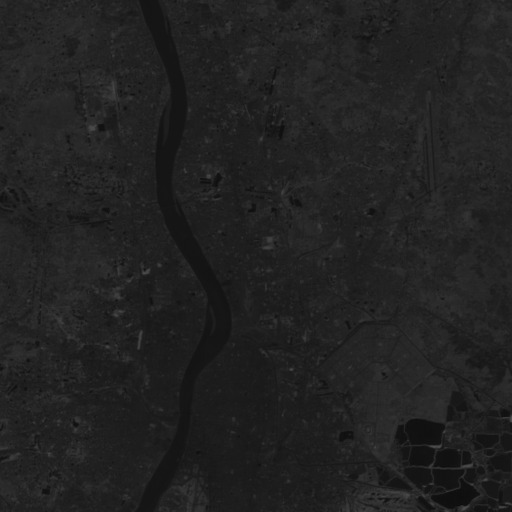
#> input picture Py_Sem_2/DataMining/frame2.jpg, 512 x 512 px
$ python KmeanOnImg.py
#> lines starting #> are read from the running program, lines starting #| are printed output that depends on the picture; after the words box and inside, x2 and y2 are one past the last pixel; in counts of white or black regions, pixels touching at a corner belong together
# -*- coding: utf-8 -*-
"""
Created on Thu Mar 11 11:56:14 2021

@author: vishal
"""

import cv2
import numpy as np
import matplotlib.pyplot as plt

# read the image
image = cv2.imread("frame2.jpg")
#> image is the input picture: shape (512, 512, 3); min 10, max 78, mean 33.6

# convert to RGB
image = cv2.cvtColor(image, cv2.COLOR_BGR2RGB)

# reshape the image to a 2D array of pixels and 3 color values (RGB)
pixel_values = image.reshape((-1, 3))
# convert to float
pixel_values = np.float32(pixel_values)


print(pixel_values.shape)
#| (262144, 3)

# define stopping criteria
criteria = (cv2.TERM_CRITERIA_EPS + cv2.TERM_CRITERIA_MAX_ITER, 100, 0.2)

_, labels, (centers) = cv2.kmeans(pixel_values, 2, None, criteria, 10, cv2.KMEANS_RANDOM_CENTERS)
#> centers = [[29.44, 29.44, 29.44], [38.98, 38.98, 38.98]]

# convert back to 8 bit values
centers = np.uint8(centers)
#> centers = [[29, 29, 29], [38, 38, 38]]

# flatten the labels array
labels = labels.flatten()

# convert all pixels to the color of the centroids
segmented_image = centers[labels.flatten()]

# reshape back to the original image dimension
segmented_image = segmented_image.reshape(image.shape)
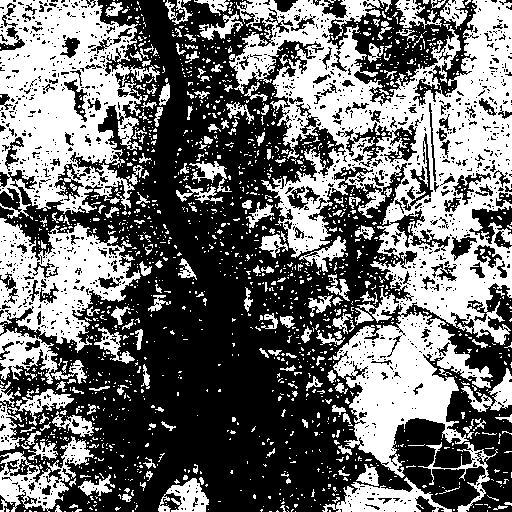
#> segmented_image: shape (512, 512, 3); values 29 (black) and 38 (white), 43.4% white; 1738 white regions (1534 under 20 px), largest, box (x1, y1, x2, y2) and area: (229, 0, 512, 478) 53171, (0, 0, 160, 219) 20017, (0, 218, 141, 353) 9077
# show the image
plt.imshow(segmented_image)
plt.show()

# disable only the cluster number 2 (turn the pixel into black)
masked_image = np.copy(image)
# convert to the shape of a vector of pixel values
masked_image = masked_image.reshape((-1, 3))
# color (i.e cluster) to disable
cluster = 2
masked_image[labels == cluster] = [0, 0, 0]
# convert back to original shape
masked_image = masked_image.reshape(image.shape)
# show the image
plt.imshow(masked_image)
plt.show()

$ run again, with Py_Sem_2/DataMining/frame1.jpg copied over Py_Sem_2/DataMining/frame2.jpg
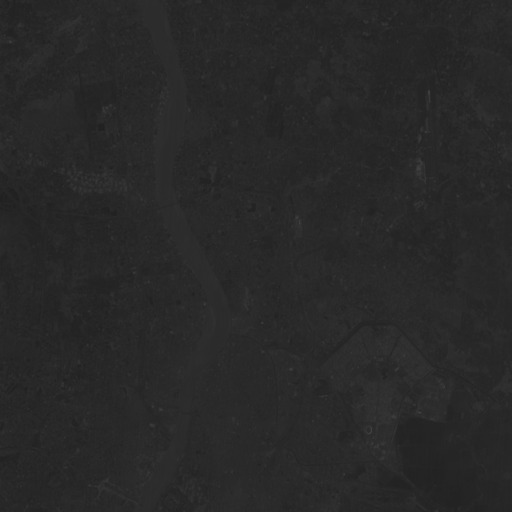
#> input picture Py_Sem_2/DataMining/frame1.jpg, 512 x 512 px
#> image is the input picture: shape (512, 512, 3); min 31, max 66, mean 40.6
#| (262144, 3)
#> `_, labels, (centers) = cv2.kmeans(pixel_values, 2, None, criteria, 10,..`: centers = [[38.53, 38.53, 38.53], [42.76, 42.76, 42.76]]
#> `centers = np.uint8(centers)`: centers = [[38, 38, 38], [42, 42, 42]]
#> `segmented_image = segmented_image.reshape(image.shape)`:
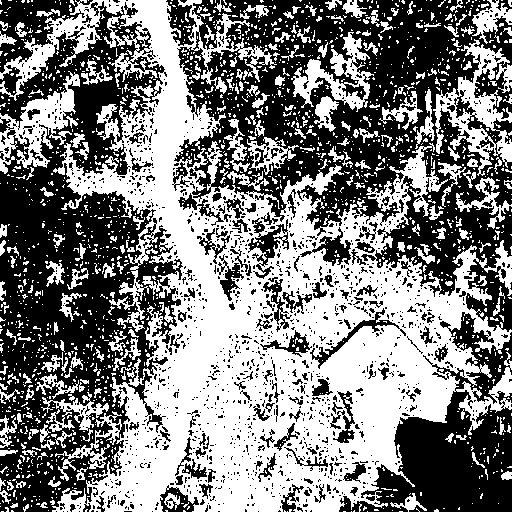
#> segmented_image: shape (512, 512, 3); values 38 (black) and 42 (white), 49.6% white; 1839 white regions (1612 under 20 px), largest, box (x1, y1, x2, y2) and area: (0, 0, 512, 512) 96142, (433, 39, 512, 176) 3549, (0, 71, 80, 174) 2949
